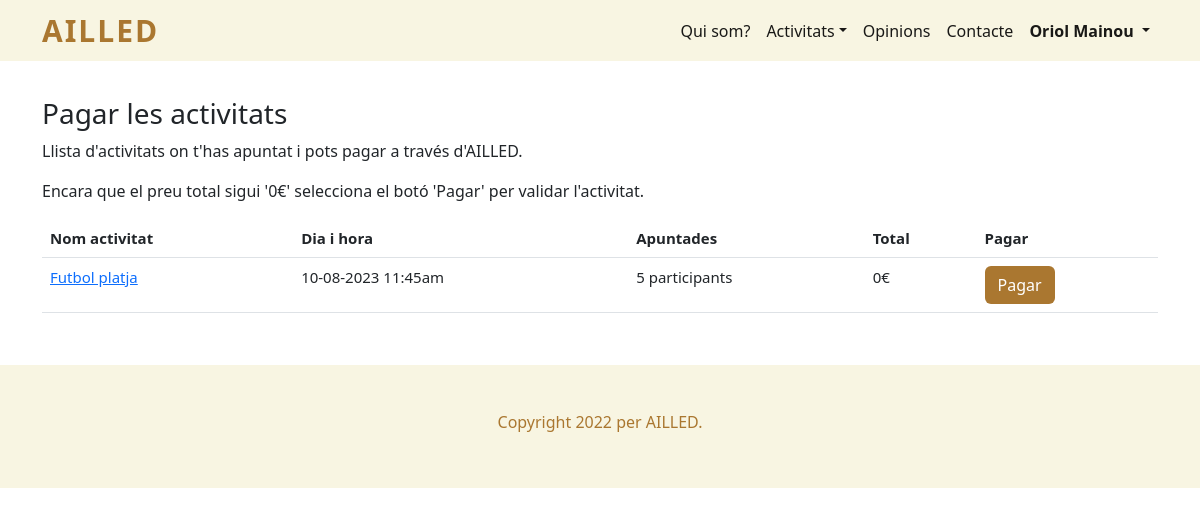
/pagar_activitats.php (signed in), run on an earlier commit of the app's database.
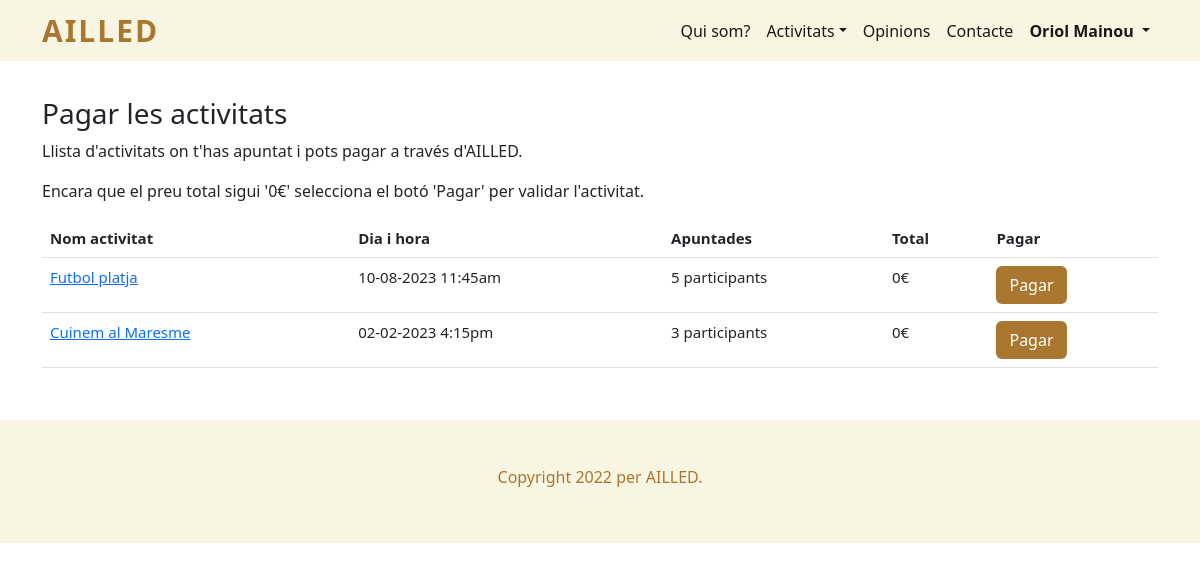
And on a later commit of the database.
### tables this page shows
CREATE TABLE `usuari` (
  `id` int(11) NOT NULL,
  `nom` varchar(50) NOT NULL,
  `telefon` int(11) NOT NULL,
  `email` varchar(50) NOT NULL,
  `contrasenya` text NOT NULL,
  `imatge` varchar(50) NOT NULL,
  `es_admin` int(11) NOT NULL
);

CREATE TABLE `activitat` (
  `id` int(11) NOT NULL,
  `nom` varchar(50) NOT NULL,
  `id_usuari` int(11) NOT NULL,
  `ubicacio` varchar(50) NOT NULL,
  `descripcio` varchar(300) NOT NULL,
  `participants` int(11) NOT NULL,
  `participants_disponibles` int(11) NOT NULL,
  `dia` date NOT NULL,
  `hora` time NOT NULL,
  `preu` int(11) NOT NULL,
  `imatge` varchar(50) NOT NULL,
  `transport` int(11) NOT NULL,
  `lloc_sortida_transport` varchar(50) NOT NULL,
  `id_vehicle_transport` int(11) NOT NULL,
  `voluntaris` int(11) NOT NULL,
  `voluntaris_disponibles` int(11) NOT NULL,
  `esta_acceptada` int(11) NOT NULL
);

CREATE TABLE `participants_apuntats` (
  `id` int(11) NOT NULL,
  `id_usuari` int(11) NOT NULL,
  `id_activitat` int(11) NOT NULL,
  `numero_participants` int(11) NOT NULL,
  `ha_pagat` int(11) NOT NULL,
  `assistir` int(11) NOT NULL
);

### pagar_activitats.php (the view, shortened to what the changed rows need)
<!doctype html>
<html lang="es">
<head>
  <?php
    include "codi_repetit/head.php";
  ?>
</head>
<body>
  <header>
    <?php
      include "codi_repetit/menu_navegacio.php";
      menu_navegacio();
    ?>
  </header>
  <main>
    <section id="activitats_apuntades">
      <div class="container">
        <?php
        if (isset($_SESSION["id_usuari_sessio"])) {
          ?>
          <div class="table-responsive">
            <table class="table" style="font-size: 15px">
              <thead>
                <tr>
                  <th scope="col">Nom activitat</th>
                  <th scope="col">Dia i hora</th>
                  <th scope="col">Apuntades</th>
                  <th scope="col">Total</th>
                  <th scope="col">Pagar</th>
                </tr>
              </thead>
              <tbody>
                <?php
                $sql = "SELECT * FROM participants_apuntats WHERE id_usuari = " . $_SESSION['id_usuari_sessio'];
                $result = $connexio->query($sql);
                if ($result->num_rows > 0) {
                  while ($row = $result->fetch_assoc()) {
                    $dia_ara = date("Y-m-d");
                    $sql_activitat = "SELECT * FROM activitat WHERE dia >= '$dia_ara' AND id = " . $row['id_activitat'];
                    $resultat_activitat = $connexio->query($sql_activitat);
                    echo "<tr>";
                      if ($resultat_activitat->num_rows > 0) {
                        echo "<td>";
                          while ($row_activitat = $resultat_activitat->fetch_assoc()) {
                            echo "<a href='detall_activitat.php?id=" . $row_activitat["id"] . "'>" . $row_activitat["nom"] . "</a>";
                          }
                        echo "</td>";
                        echo "<td>";
                          $resultat_data = $connexio->query($sql_activitat);
                          while ($row_data = $resultat_data->fetch_assoc()) {
                            $data_convertida = date("d-m-Y", strtotime($row_data["dia"]));
                            $hora_convertida = date("g:ia", strtotime($row_data["hora"]));
                            echo $data_convertida . " " . $hora_convertida;
                          }
                        echo "</td>";
                        echo "<td>";
                          echo $row['numero_participants'] . " participants";
                        echo "</td>";
                        echo "<td>";
                          $resultat_preu = $connexio->query($sql_activitat);
                          while ($row_preu_activitat = $resultat_preu->fetch_assoc()) {
                            $total = $row_preu_activitat["preu"] * $row['numero_participants'];
                            echo $total . "€";
                          }
                        echo "</td>";
                        echo "<td>";
                          if ($row['ha_pagat'] > 0) {
                            echo "Pagada.";
                          } else {
                            echo "<form method='post' action='pagar_activitats.php'>";
                              echo "<input type='submit' class='boto_marro btn' value='Pagar' name='pagar_activitat'>";
                            echo "</form>";
                          }
                        echo "</td>";
                      }
                    echo "</tr>";
                  }
                } else {
                  echo "<tr>";
                    echo "<td colspan='7'>No s'ha apuntat a cap activitat.</td>";
                  echo "</tr>";
                }
                ?>
              </tbody>
            </table>
          </div>
          <?php
        } else {
          no_ha_iniciat_sessio();
        }
        ?>
      </div>
    </section>
  </main>
</body>
</html>

### codi_repetit/menu_navegacio.php (shortened to what the changed rows need)
<?php
  function menu_navegacio() {
    ?>
    <nav class="navbar navbar-expand-lg">
      <div class="container">
        <div class="collapse navbar-collapse" id="nav_menu_navegacio">
          <ul class="navbar-nav ms-md-auto" id="menu_principal">
            <?php
            if (!isset($_SESSION['id_usuari_sessio'])) {
              ?>
              <li class="nav-item">
                <a class="nav-link active" href="iniciar_sessio_usuari.php">Iniciar sessió</a>
              </li>
              <li class="nav-item">
                <a class="nav-link active" href="registrar_usuari.php">Registrar-me</a>
              </li>
              <?php
            } else {
              ?>
              <li class="nav-item dropdown">
                <a style="font-weight: bold;" class="nav-link active dropdown-toggle" id="navbarDropdown" role="button" data-bs-toggle="dropdown" aria-expanded="false">
                  <?php
                  $connexio = new mysqli("localhost", "root", "", "bbdd_ailled");
                  $connexio->set_charset("utf8");
                  $sql = "SELECT * FROM usuari WHERE id = " . $_SESSION['id_usuari_sessio'] ;
                  $result = $connexio->query($sql);
                  if ($result->num_rows > 0) {
                    while ($row = $result->fetch_assoc()) {
                      echo $row["nom"];
                    }
                  }
                  ?>
                </a>
              </li>
              <?php
            }
            ?>
          </ul>
        </div>
      </div>
    </nav>
    <?php
  }
?>

What changed in the data, as far as the page shows it:
added participants_apuntats: numero_participants "3"
now on this page (row edited): activitat: nom "Cuinem al Maresme", dia "02-02-2023", hora "4:15pm", preu "0"
